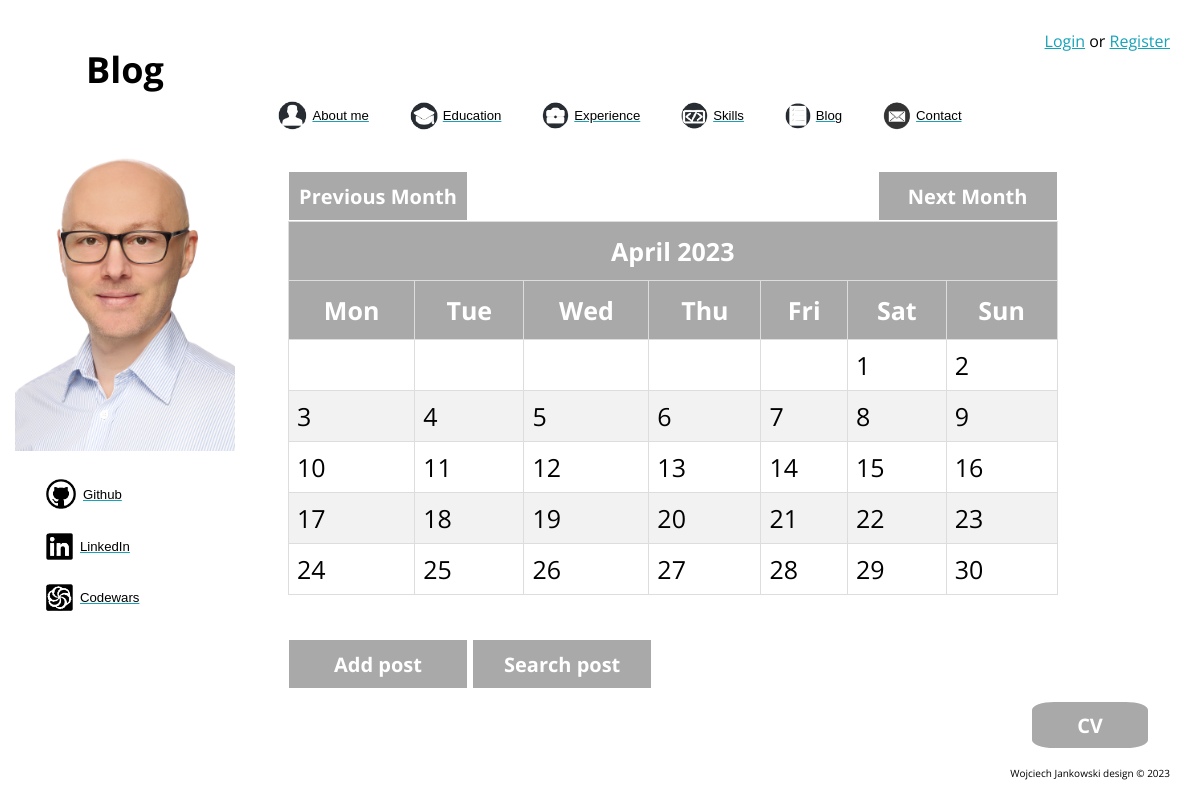
The page /blog/calendar_current/ on the database as committed earlier.
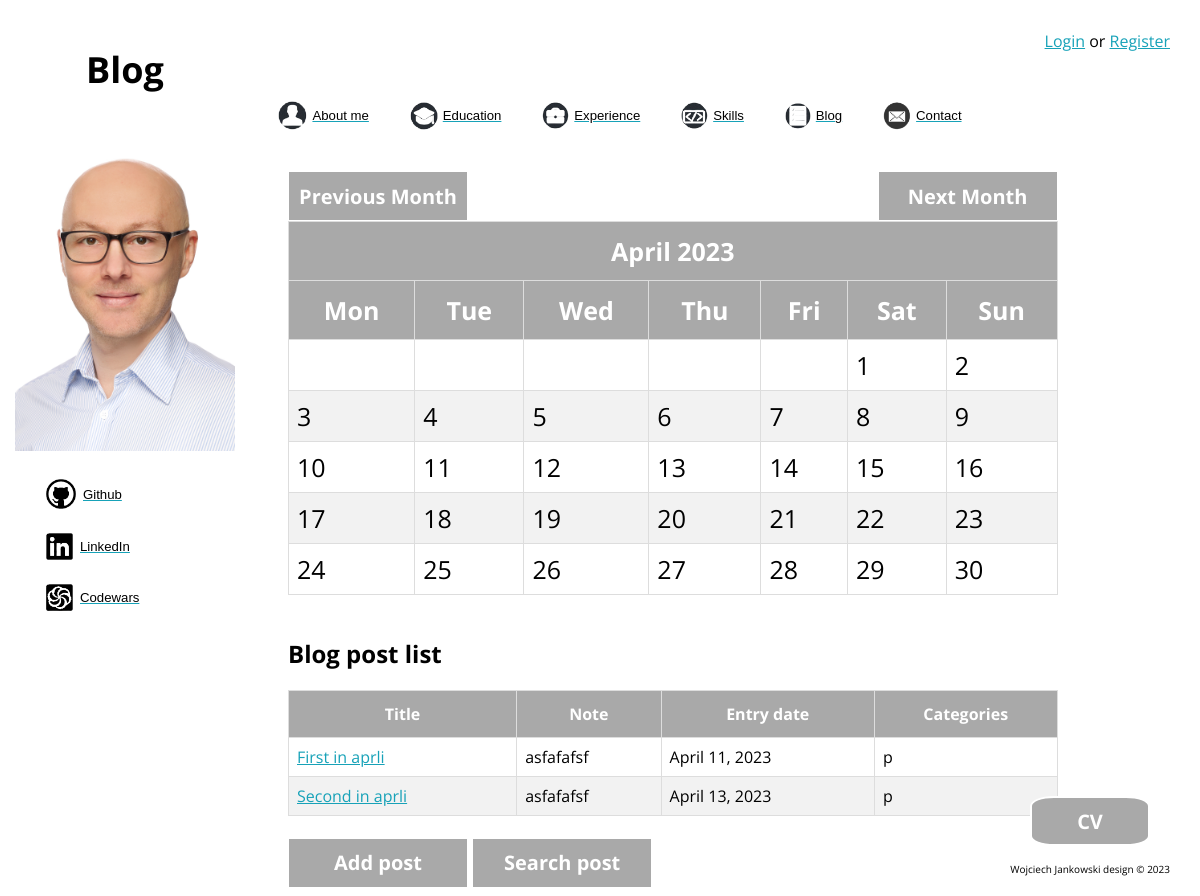
The same page on the database as committed later.
### blog/models.py (models this page shows)
class Blog(models.Model):
    title = models.CharField(max_length=200)
    note = models.TextField()
    entry_date = models.DateField(auto_now=False)
    category = models.CharField(max_length=1, choices=(("p", "programming"), ("i", "interests"), ("l", "life")))
    author = models.CharField(max_length=30)
    class Meta:
        verbose_name = "Blog"
        verbose_name_plural = "Blog"

### blog/views.py (the view)
# urls.py: path("calendar_current/", views.calendar_current, name="calendar_current"),
def calendar_current(request):
    month = datetime.now().month
    year = datetime.now().year
    cal = HTMLCalendar().formatmonth(year, month)
    days = []
    for i in range(1, 32):
        try:
            day = date(int(year), int(month), int(i))
            days.append(day)
        except ValueError:
            break
    blog = Blog.objects.all()
    blog_l = blog.filter(entry_date__gte=days[0], entry_date__lte=days[-1])
    prev = None
    next = None
    if month > 1:
        prev = f'{year}/{month - 1}'
    elif month == 1:
        prev = f"{year - 1}/{month + 11}"
    if month < 12:
        next = f'{year}/{month + 1}'
    elif month == 12:
        next = f"{year + 1}/{month - 11}"
    ctx = {"year": year,
           "month": month,
           "cal": cal,
           "prev": prev,
           "next": next,
           "days": days,
           "blog": blog,
           "blog_l": blog_l,
           'site_name': "Blog",
           }
    return render(request=request, template_name="blog/calendar_current.html", context=ctx)

### blog/templates/blog/calendar_current.html (shortened to what this page needs)
{% extends "aboutme/base.html" %}
{% load static %}
{% block main_content %}
<div class="container">
  {% include 'blog/calendar_block.html' %}
</div>
{% endblock %}

### blog/templates/blog/calendar_block.html
{% load static %}
<a href="{% url 'calendar_current' %}{{ prev }}">
    <button class="next" style="display:inline-block;">Previous Month</button></a>
<a href="{% url 'calendar_current' %}{{ next }}">
    <button class="next" style="float:right;">Next Month</button></a>
<div class="cal">
    {{ cal|safe}}
    <br>
    {% if blog_l.all %}
    <h2>Blog post list</h2>
    <table id="data">
        <thead>
            <tr>
                <th>Title</th>
                <th>Note</th>
                <th>Entry date</th>
                <th>Categories</th>
            </tr>
        </thead>
        <tbody>
            {% for post in blog_l %}
            <tr>
                <td><a href="{% url 'post_detail' post.id %}">{{ post.title }}</td>
                <td>{{ post.note }}</td>
                <td>{{ post.entry_date }} </a> </td>
                <td>{{ post.category }}</td>
            </tr>
            {% endfor %}
        </tbody>
    </table>
    {% endif %}
    <br>
    <a href="{% url 'post_create' %}">
        <button class="next" style="display:inline-block;">Add post</button></a>
    <a href="{% url 'post_search' %}">
        <button class="next" style="display:inline-block;">Search post</button></a>
    <a href="{% static 'aboutme/files/cv.pdf' %}"><button class="button">CV</button></a>

Rows that differ between the two databases and show on the page:
added Blog: title "First in aprli", note "asfafafsf", entry_date "April 11, 2023", category "p"
added Blog: title "Second in aprli", note "asfafafsf", entry_date "April 13, 2023", category "p"
Other text that changed with them:
text now shown: "Blog post list Title Note Entry date Categories"
